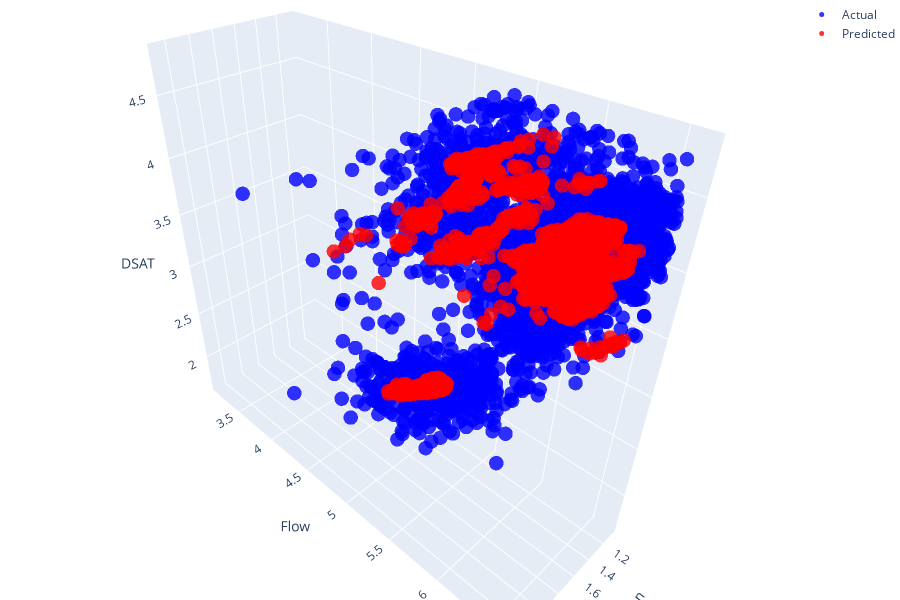

Notebook source saved alongside this figure:
### Code cell
import plotly.graph_objects as go

# Assuming predictions is a numpy array with shape (n_samples, 3) where columns correspond to 'cong', 'flow', 'dsat'
# and Y_test is a DataFrame or a numpy array with the same structure

# Convert Y_test to numpy array if it's not already
Y_test_np = Y_test.to_numpy()

# Create a 3D scatter plot
fig = go.Figure()

# Actual values
fig.add_trace(go.Scatter3d(x=Y_test_np[:, 0], y=Y_test_np[:, 1], z=Y_test_np[:, 2],
                           mode='markers', name='Actual',
                           marker=dict(size=5, color='blue', opacity=0.8)))

# Predicted values
fig.add_trace(go.Scatter3d(x=predictions[:, 0], y=predictions[:, 1], z=predictions[:, 2],
                           mode='markers', name='Predicted',
                           marker=dict(size=5, color='red', opacity=0.8)))

# Update plot layout to make the figure larger
fig.update_layout(margin=dict(l=0, r=0, b=0, t=0),
                  title="3D Scatter Plot of Actual vs. Predicted Values",
                  scene=dict(
                      xaxis_title='Congestion',
                      yaxis_title='Flow',
                      zaxis_title='DSAT'
                  ),
                  width=900,  # Width of the figure in pixels
                  height=600   # Height of the figure in pixels
                  )

fig.show()

### Figure 1 — Plotly figure (JSON) as saved in the notebook; plotly's stock layout.template omitted (floating-point values rounded to 4 significant figures; data arrays with more than 128 entries replaced by an {"elided": "..."} marker saying what was removed)
{"data": [{"marker": {"color": "blue", "opacity": 0.8, "size": 5}, "mode": "markers", "name": "Actual", "type": "scatter3d", "x": {"elided": "4047 float values"}, "y": {"elided": "4047 float values"}, "z": {"elided": "4047 float values"}}, {"marker": {"color": "red", "opacity": 0.8, "size": 5}, "mode": "markers", "name": "Predicted", "type": "scatter3d", "x": {"elided": "4047 float values"}, "y": {"elided": "4047 float values"}, "z": {"elided": "4047 float values"}}], "layout": {"height": 600, "margin": {"b": 0, "l": 0, "r": 0, "t": 0}, "scene": {"xaxis": {"title": {"text": "Congestion"}}, "yaxis": {"title": {"text": "Flow"}}, "zaxis": {"title": {"text": "DSAT"}}}, "title": {"text": "3D Scatter Plot of Actual vs. Predicted Values"}, "width": 900}}
